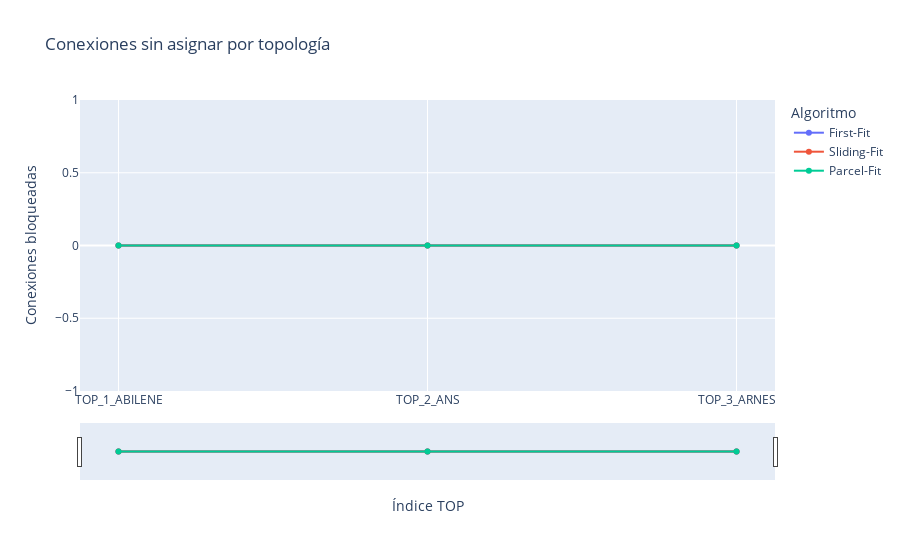

Notebook code cell kept with this figure:
### Markdown cell above
# Conexiones sin asignar

### Code cell
fig_blocked = go.Figure()
for alg_label in df_metrics["algorithm"].unique():
    alg_df = df_metrics[df_metrics["algorithm"] == alg_label].sort_values("rank")
    internal_key = LABEL_TO_KEY[alg_label]
    blocked_values = [all_results[row["topology"]][internal_key]["blocked_connections"] for _, row in alg_df.iterrows()]
    fig_blocked.add_trace(
        go.Scatter(
            x=alg_df["rank"],
            y=blocked_values,
            mode="lines+markers",
            name=alg_label,
            text=alg_df["topology"],
            hovertemplate="%{text}<br>Bloqueos=%{y}<extra>%{fullData.name}</extra>",
        )
    )

fig_blocked.update_layout(
    title="Conexiones sin asignar por topología",
    xaxis=dict(
        title="Índice TOP",
        tickmode="array",
        tickvals=tick_vals,
        ticktext=tick_text,
        rangeslider=dict(visible=True),
    ),
    yaxis=dict(title="Conexiones bloqueadas"),
    legend_title_text="Algoritmo",
)
fig_blocked.show()

### Figure 1 — Plotly figure (JSON) as saved in the notebook; plotly's stock layout.template omitted (floating-point values rounded to 4 significant figures)
{"data": [{"hovertemplate": "%{text}<br>Bloqueos=%{y}<extra>%{fullData.name}</extra>", "mode": "lines+markers", "name": "First-Fit", "text": ["TOP_1_ABILENE", "TOP_2_ANS", "TOP_3_ARNES"], "type": "scatter", "x": [1, 2, 3], "y": [0, 0, 0]}, {"hovertemplate": "%{text}<br>Bloqueos=%{y}<extra>%{fullData.name}</extra>", "mode": "lines+markers", "name": "Sliding-Fit", "text": ["TOP_1_ABILENE", "TOP_2_ANS", "TOP_3_ARNES"], "type": "scatter", "x": [1, 2, 3], "y": [0, 0, 0]}, {"hovertemplate": "%{text}<br>Bloqueos=%{y}<extra>%{fullData.name}</extra>", "mode": "lines+markers", "name": "Parcel-Fit", "text": ["TOP_1_ABILENE", "TOP_2_ANS", "TOP_3_ARNES"], "type": "scatter", "x": [1, 2, 3], "y": [0, 0, 0]}], "layout": {"legend": {"title": {"text": "Algoritmo"}}, "title": {"text": "Conexiones sin asignar por topología"}, "xaxis": {"rangeslider": {"visible": true}, "tickmode": "array", "ticktext": ["TOP_1_ABILENE", "TOP_2_ANS", "TOP_3_ARNES"], "tickvals": [1, 2, 3], "title": {"text": "Índice TOP"}}, "yaxis": {"title": {"text": "Conexiones bloqueadas"}}}}
